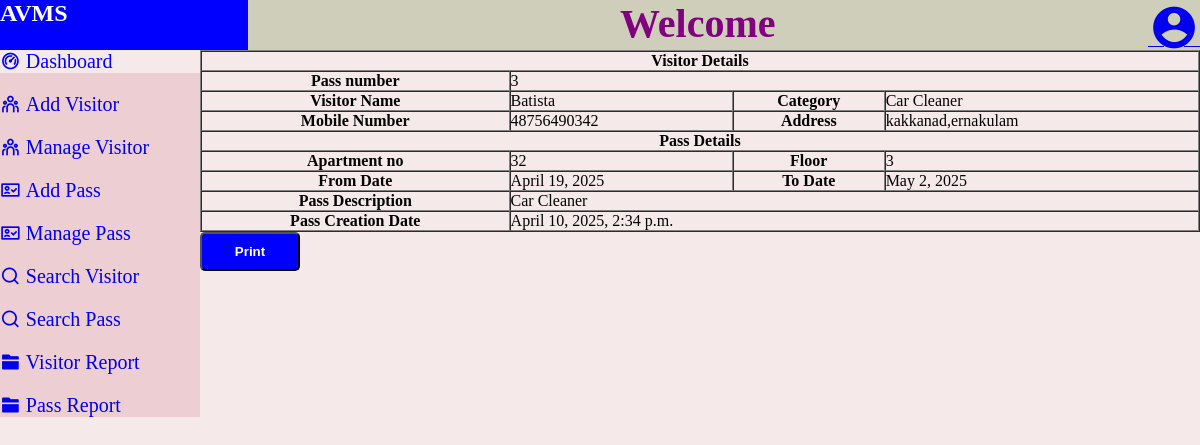
Screenshot of /manage_pass/pass_details/3 (signed in) with the database file from the repository.
### app1/models.py (models this page shows)
class Pass(models.Model):
    id = models.BigAutoField(primary_key=True,blank=False,null=False)
    category = models.CharField(verbose_name='category',max_length=100)
    name = models.CharField(verbose_name='name',max_length=100)
    phone_number = models.CharField(verbose_name='phone_number',max_length=20)
    address = models.CharField(verbose_name='address',max_length=400)
    apartment_number = models.IntegerField(verbose_name="apartment_number")
    floor = models.CharField(verbose_name='floor',max_length=10)
    from_date = models.DateField()
    to_date = models.DateField()
    pass_desc = models.CharField(verbose_name='pass_desc',max_length=100)
    created_datetime = models.DateTimeField(verbose_name='datetime',auto_now=True)

### app1/views.py (the view)
# urls.py: path('manage_pass/pass_details/<int:id>',pass_details,name='pass_details'),
@login_required(login_url='login')
def pass_details(request,id):
    obj = Pass.objects.get(pk = id)
    return render(request,'pass_details.html',{'pass_details':obj})

### templates/pass_details.html (shortened to what this page needs)
{% load static %}
<!DOCTYPE html>
<html lang="en">
<head>
    <link href="https://cdn.jsdelivr.net/npm/remixicon@4.5.0/fonts/remixicon.css" rel="stylesheet"/>
    <link rel="stylesheet" href="{% static 'pass_details.css' %}">
</head>
<body>
    <section class="top">
        <h1 class="top1">AVMS</h1>
        <h1 class="head">Welcome</h1>
        <a class="icon" href="{% url 'logout' %}" onclick="return confirmLogout()"><i class="ri-account-circle-fill"></i></a>
    </section>
    <div class="maincontainer">
        <div class="sidebar">
            <ul>
                <li><a href="{% url 'index' %}"><div class="activelink"><i class="ri-dashboard-2-line"></i>&nbsp;Dashboard</div></a></li>
                <li><a href="{% url 'add_visitor' %}"><div class="sidetext"><i class="ri-team-line"></i>&nbsp;Add Visitor</div></a></li>
                <li><a href="{% url 'manage_visitor' %}"><div class="sidetext"><i class="ri-team-line"></i>&nbsp;Manage Visitor</div></a></li>
                <li><a href="{% url 'pass_form' %}"><div class="sidetext"><i class="ri-pass-valid-line"></i>&nbsp;Add Pass</div></a></li>
                <li><a href="{% url 'manage_pass' %}"><div class="sidetext"><i class="ri-pass-valid-line"></i>&nbsp;Manage Pass</div></a></li>
                <li><a href="{% url 'search_visitor' %}"><div class="sidetext"><i class="ri-search-line"></i>&nbsp;Search Visitor</div></a></li>
                <li><a href="{% url 'search_pass' %}"><div class="sidetext"><i class="ri-search-line"></i>&nbsp;Search Pass</div></a></li>
                <li><a href="{% url 'visitor_report' %}"><div class="sidetext"><i class="ri-folder-2-fill"></i>&nbsp;Visitor Report</div></a></li>
                <li><a href="{% url 'pass_report' %}"><div class="sidetext"><i class="ri-folder-2-fill"></i>&nbsp;Pass Report</div></a></li>
            </ul>
        </div>
        <div class="display">
            <table border="1" cellpadding="10" cellspacing="0" style="width: 100%;">
                <tr>
                    <th colspan="4">Visitor Details</th>
                </tr>
                <tr>
                    <th>Pass number</th>
                    <td colspan="3">{{pass_details.id}}</td>
                </tr>
                <tr>
                    <th>Visitor Name</th>
                    <td>{{pass_details.name}}</td>
                    <th>Category</th>
                    <td>{{pass_details.category}}</td>
                </tr>
                <tr>
                    <th>Mobile Number</th>
                    <td>{{pass_details.phone_number}}</td>
                    <th>Address</th>
                    <td>{{pass_details.address}}</td>
                </tr>
                <tr>
                    <th colspan="4">Pass Details</th>
                </tr>
                <tr>
                    <th>Apartment no</th>
                    <td>{{pass_details.apartment_number}}</td>
                    <th>Floor</th>
                    <td>{{pass_details.floor}}</td>
                </tr>
                <tr>
                    <th>From Date</th>
                    <td>{{pass_details.from_date}}</td>
                    <th>To Date</th>
                    <td>{{pass_details.to_date}}</td>
                </tr>
                <tr>
                    <th>Pass Description</th>
                    <td colspan="3">{{pass_details.category}}</td>
                </tr>
                <tr>
                    <th>Pass Creation Date</th>
                    <td colspan="3">{{pass_details.created_datetime}}</td>
                </tr>
            </table>
            <button onclick="window.print()">Print</button>
        </div>
    </div>
</body>
</html>

### static/pass_details.css (style rules this page uses)
* { margin: 0; padding: 0; }
body { background-color: rgb(245, 233, 233); }
.top { display: flex; justify-content: space-between; height: 50px; background-color: rgb(206, 206, 187); }
.top .top1 { background-color: blue; color: white; text-align: end; padding-right: 15%; }
.top .head { color: purple; font-size: 40px; }
.top i { font-size: 50px; }
.maincontainer { display: flex; justify-content: space-between; }
.sidebar { background-color: rgb(236, 206, 211); width: 20%; }
.sidebar a { text-decoration: none; }
.activelink { background-color: rgb(245, 233, 233); color: blue; }
.sidebar ul { list-style: none; display: flex; flex-direction: column; gap: 20px; font-size: 20px; }
.display { width: 100%; }
button { width: 10%; padding: 1%; background-color: blue; color: white; font-weight: bold; border-radius: 5px; margin: 0 auto; }

### rows the page displays
Pass: id "3", name "Batista", category "Car Cleaner", phone_number "48756490342", address "kakkanad,ernakulam", apartment_number "32", floor "3", from_date "April 19, 2025", to_date "May 2, 2025", created_datetime "April 10, 2025, 2:34 p.m."
